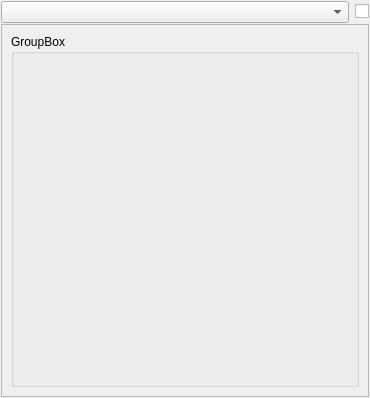
<?xml version="1.0" encoding="UTF-8"?>
<ui version="4.0">
 <class>Frame</class>
 <widget class="QFrame" name="Frame">
  <property name="geometry">
   <rect>
    <x>0</x>
    <y>0</y>
    <width>370</width>
    <height>398</height>
   </rect>
  </property>
  <property name="windowTitle">
   <string>Frame</string>
  </property>
  <layout class="QVBoxLayout" name="verticalLayout_2">
   <property name="spacing">
    <number>1</number>
   </property>
   <property name="leftMargin">
    <number>1</number>
   </property>
   <property name="topMargin">
    <number>1</number>
   </property>
   <property name="rightMargin">
    <number>1</number>
   </property>
   <property name="bottomMargin">
    <number>1</number>
   </property>
   <item>
    <layout class="QHBoxLayout" name="horizontalLayout">
     <property name="spacing">
      <number>6</number>
     </property>
     <item>
      <widget class="QComboBox" name="comboBox">
       <property name="sizePolicy">
        <sizepolicy hsizetype="Expanding" vsizetype="Fixed">
         <horstretch>0</horstretch>
         <verstretch>0</verstretch>
        </sizepolicy>
       </property>
      </widget>
     </item>
     <item>
      <widget class="QCheckBox" name="checkBox">
       <property name="text">
        <string/>
       </property>
      </widget>
     </item>
    </layout>
   </item>
   <item>
    <widget class="QScrollArea" name="scrollArea">
     <property name="sizePolicy">
      <sizepolicy hsizetype="Expanding" vsizetype="Expanding">
       <horstretch>0</horstretch>
       <verstretch>0</verstretch>
      </sizepolicy>
     </property>
     <property name="widgetResizable">
      <bool>true</bool>
     </property>
     <widget class="QWidget" name="scrollAreaWidgetContents">
      <property name="geometry">
       <rect>
        <x>0</x>
        <y>0</y>
        <width>366</width>
        <height>371</height>
       </rect>
      </property>
      <layout class="QGridLayout" name="gridLayout_2">
       <item row="0" column="0">
        <widget class="QGroupBox" name="groupBox">
         <property name="sizePolicy">
          <sizepolicy hsizetype="Expanding" vsizetype="Expanding">
           <horstretch>0</horstretch>
           <verstretch>0</verstretch>
          </sizepolicy>
         </property>
         <property name="title">
          <string>GroupBox</string>
         </property>
         <layout class="QGridLayout" name="gridLayout">
          <property name="leftMargin">
           <number>1</number>
          </property>
          <property name="topMargin">
           <number>1</number>
          </property>
          <property name="rightMargin">
           <number>1</number>
          </property>
          <property name="bottomMargin">
           <number>1</number>
          </property>
          <property name="spacing">
           <number>1</number>
          </property>
         </layout>
        </widget>
       </item>
      </layout>
     </widget>
    </widget>
   </item>
  </layout>
 </widget>
 <resources/>
 <connections/>
</ui>
